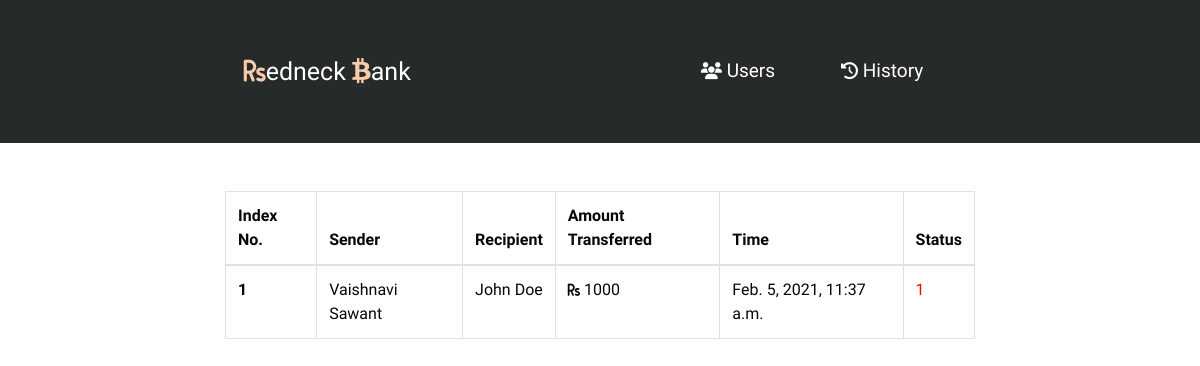
Before: /history/ with the older database file.
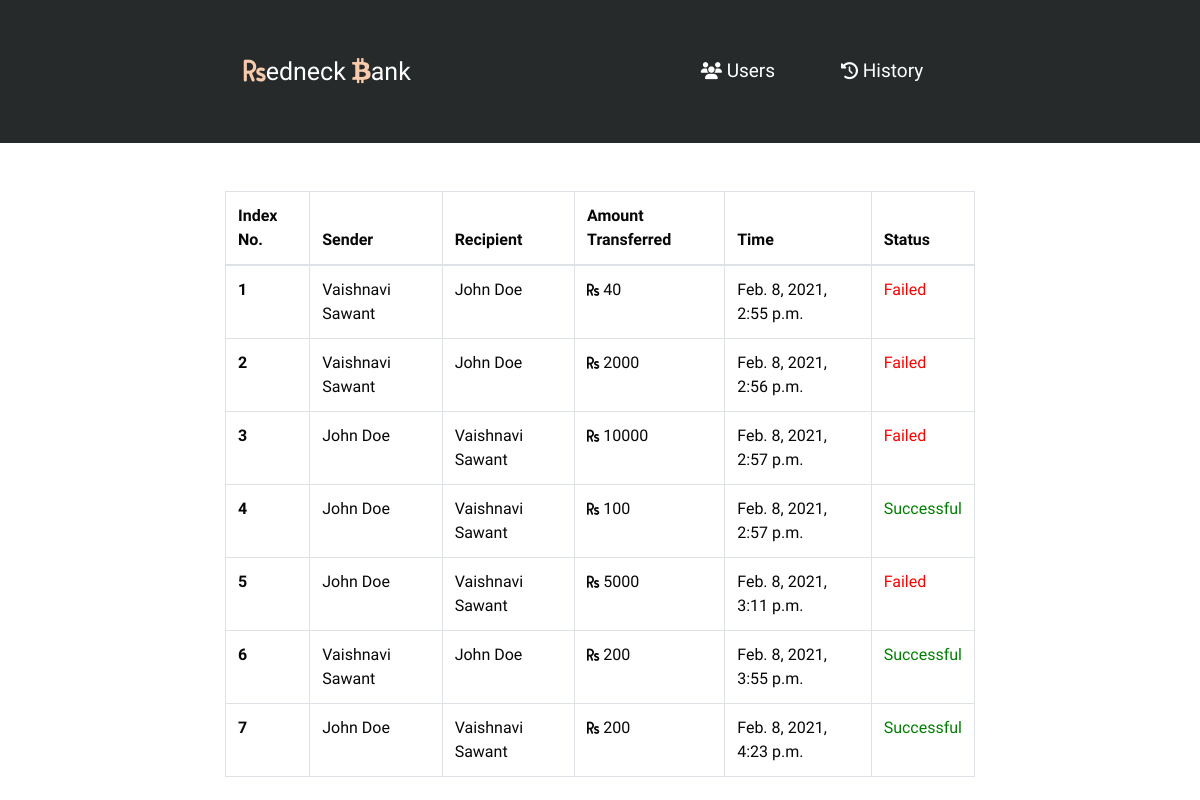
After: the same page with the newer database file.
### BS_APP/models.py (models this page shows)
class Transaction(models.Model):
    sender = models.ForeignKey(to=User, on_delete=models.CASCADE, null=True, related_name='sender_name')
    recipient = models.ForeignKey(to=User, on_delete=models.CASCADE, null=True, related_name='receiver_name')
    amount = models.IntegerField(null=True, blank=True)
    status = models.CharField(max_length=200,null=True, blank=True)
    created_at = models.DateTimeField(default=timezone.now)

class User(AbstractBaseUser, PermissionsMixin):
    full_name = models.CharField(max_length=255, null=True, blank=True)
    email = models.EmailField(_('email address'), unique=True)
    is_active = models.BooleanField(default=True)
    date_joined = models.DateTimeField(default=timezone.now)
    is_staff = models.BooleanField(default=False)
    current_balance = models.IntegerField( null=True, blank=True)
    USERNAME_FIELD = 'email'
    REQUIRED_FIELDS = []
    objects = CustomUserManager()
    def __str__(self):
        return self.full_name

### BS_APP/views.py (the view)
# urls.py: path('history/',history)
def history(request):
    transactions = Transaction.objects.all()
    return render(request, 'history.html', {"transactions":transactions})

### BS_APP/templates/history.html
{% extends 'base.html' %}{% load static %} {% block body %}
<div class="table-responsive container table-hover mt-5">
  <table class="table table-bordered">
    <thead>
      <tr>
        <th scope="col">Index No.</th>
        <th scope="col">Sender</th>
        <th scope="col">Recipient</th>
        <th scope="col">Amount Transferred</th>
        <th scope="col">Time</th>
        <th scope="col">Status</th>
      </tr>
    </thead>
    <tbody>
      {% for t in transactions %}
      <tr>
        <th scope="row">{{ forloop.counter }}</th>
        <td>{{ t.sender }}</td>
        <td>{{ t.recipient }}</td>
        <td><i class="fas fa-rupee-sign rupee"></i> {{ t.amount }}</td>
        <td>{{ t.created_at }}</td>
        {% if t.status == "Successful" %}
        <td style="color: green">{{ t.status }}</td>
        {% else %}
        <td style="color: red">{{ t.status }}</td>
        {% endif %}
      </tr>
      {% endfor %}
    </tbody>
  </table>
</div>
{% endblock %}

Changed rows visible on the page:
removed Transaction: sender "Vaishnavi Sawant", recipient "John Doe", amount "1000", created_at "Feb. 5, 2021, 11:37 a.m.", status "1"
added Transaction: sender "Vaishnavi Sawant", recipient "John Doe", amount "40", created_at "Feb. 8, 2021, 2:55 p.m.", status "Failed"
added Transaction: sender "Vaishnavi Sawant", recipient "John Doe", amount "2000", created_at "Feb. 8, 2021, 2:56 p.m.", status "Failed"
added Transaction: sender "John Doe", recipient "Vaishnavi Sawant", amount "10000", created_at "Feb. 8, 2021, 2:57 p.m.", status "Failed"
added Transaction: sender "John Doe", recipient "Vaishnavi Sawant", amount "100", created_at "Feb. 8, 2021, 2:57 p.m.", status "Successful"
added Transaction: sender "John Doe", recipient "Vaishnavi Sawant", amount "5000", created_at "Feb. 8, 2021, 3:11 p.m.", status "Failed"
added Transaction: sender "Vaishnavi Sawant", recipient "John Doe", amount "200", created_at "Feb. 8, 2021, 3:55 p.m.", status "Successful"
added Transaction: sender "John Doe", recipient "Vaishnavi Sawant", amount "200", created_at "Feb. 8, 2021, 4:23 p.m.", status "Successful"
